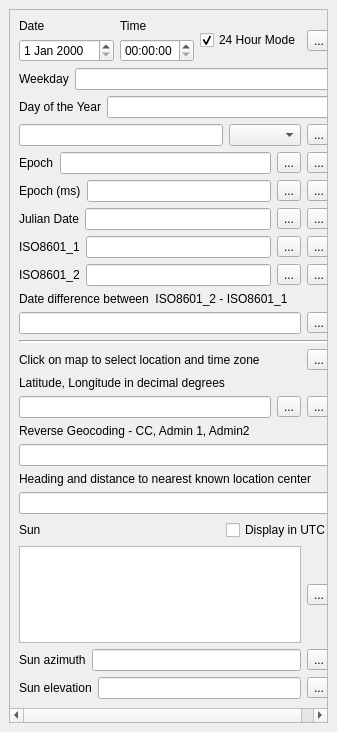
<?xml version="1.0" encoding="UTF-8"?>
<ui version="4.0">
 <class>DateTimeConverter</class>
 <widget class="QDockWidget" name="DateTimeConverter">
  <property name="geometry">
   <rect>
    <x>0</x>
    <y>0</y>
    <width>337</width>
    <height>732</height>
   </rect>
  </property>
  <property name="windowTitle">
   <string>Date/Time Conversion</string>
  </property>
  <widget class="QWidget" name="dockWidgetContents">
   <layout class="QVBoxLayout" name="verticalLayout">
    <item>
     <widget class="QScrollArea" name="scrollArea">
      <property name="widgetResizable">
       <bool>true</bool>
      </property>
      <widget class="QWidget" name="scrollAreaWidgetContents">
       <property name="geometry">
        <rect>
         <x>0</x>
         <y>0</y>
         <width>317</width>
         <height>690</height>
        </rect>
       </property>
       <layout class="QVBoxLayout" name="verticalLayout_3">
        <item>
         <layout class="QHBoxLayout" name="horizontalLayout_2">
          <item>
           <layout class="QVBoxLayout" name="verticalLayout_2">
            <item>
             <widget class="QLabel" name="label_3">
              <property name="text">
               <string>Date</string>
              </property>
             </widget>
            </item>
            <item>
             <widget class="QDateEdit" name="dateEdit"/>
            </item>
           </layout>
          </item>
          <item>
           <layout class="QVBoxLayout" name="verticalLayout_4">
            <item>
             <widget class="QLabel" name="label_6">
              <property name="text">
               <string>Time</string>
              </property>
             </widget>
            </item>
            <item>
             <widget class="QTimeEdit" name="timeEdit"/>
            </item>
           </layout>
          </item>
          <item>
           <widget class="QCheckBox" name="hourModeCheckBox">
            <property name="text">
             <string>24 Hour Mode</string>
            </property>
            <property name="checked">
             <bool>true</bool>
            </property>
           </widget>
          </item>
          <item>
           <widget class="QToolButton" name="currentDateTimeButton">
            <property name="toolTip">
             <string>Set to current date and time</string>
            </property>
            <property name="text">
             <string>...</string>
            </property>
           </widget>
          </item>
         </layout>
        </item>
        <item>
         <layout class="QHBoxLayout" name="horizontalLayout">
          <item>
           <widget class="QLabel" name="label">
            <property name="text">
             <string>Weekday</string>
            </property>
           </widget>
          </item>
          <item>
           <widget class="QLineEdit" name="dayOfWeekLineEdit">
            <property name="readOnly">
             <bool>true</bool>
            </property>
           </widget>
          </item>
         </layout>
        </item>
        <item>
         <layout class="QHBoxLayout" name="horizontalLayout_13">
          <item>
           <widget class="QLabel" name="label_11">
            <property name="text">
             <string>Day of the Year</string>
            </property>
           </widget>
          </item>
          <item>
           <widget class="QLineEdit" name="doyLineEdit">
            <property name="readOnly">
             <bool>true</bool>
            </property>
           </widget>
          </item>
         </layout>
        </item>
        <item>
         <layout class="QHBoxLayout" name="horizontalLayout_6">
          <item>
           <widget class="QLineEdit" name="timezoneOffsetLineEdit">
            <property name="text">
             <string/>
            </property>
            <property name="readOnly">
             <bool>true</bool>
            </property>
           </widget>
          </item>
          <item>
           <widget class="QComboBox" name="timezoneComboBox"/>
          </item>
          <item>
           <widget class="QToolButton" name="timezoneCopyButton">
            <property name="toolTip">
             <string>Copy to clipboard</string>
            </property>
            <property name="text">
             <string>...</string>
            </property>
           </widget>
          </item>
         </layout>
        </item>
        <item>
         <layout class="QHBoxLayout" name="horizontalLayout_3">
          <item>
           <widget class="QLabel" name="epochLabel">
            <property name="text">
             <string>Epoch</string>
            </property>
           </widget>
          </item>
          <item>
           <widget class="QLineEdit" name="epochLineEdit"/>
          </item>
          <item>
           <widget class="QToolButton" name="epochCommitButton">
            <property name="toolTip">
             <string>Accept Epoch time</string>
            </property>
            <property name="text">
             <string>...</string>
            </property>
           </widget>
          </item>
          <item>
           <widget class="QToolButton" name="epochCopyButton">
            <property name="toolTip">
             <string>Copy to clipboard</string>
            </property>
            <property name="text">
             <string>...</string>
            </property>
           </widget>
          </item>
         </layout>
        </item>
        <item>
         <layout class="QHBoxLayout" name="horizontalLayout_5">
          <item>
           <widget class="QLabel" name="epochmsLabel">
            <property name="text">
             <string>Epoch (ms)</string>
            </property>
           </widget>
          </item>
          <item>
           <widget class="QLineEdit" name="epochmsLineEdit"/>
          </item>
          <item>
           <widget class="QToolButton" name="epochmsCommitButton">
            <property name="toolTip">
             <string>Accept Epocms time</string>
            </property>
            <property name="text">
             <string>...</string>
            </property>
           </widget>
          </item>
          <item>
           <widget class="QToolButton" name="epochmsCopyButton">
            <property name="toolTip">
             <string>Copy to clipboard</string>
            </property>
            <property name="text">
             <string>...</string>
            </property>
           </widget>
          </item>
         </layout>
        </item>
        <item>
         <layout class="QHBoxLayout" name="horizontalLayout_9">
          <item>
           <widget class="QLabel" name="label_10">
            <property name="text">
             <string>Julian Date</string>
            </property>
           </widget>
          </item>
          <item>
           <widget class="QLineEdit" name="julienLineEdit"/>
          </item>
          <item>
           <widget class="QToolButton" name="julianCommitButton">
            <property name="toolTip">
             <string>Accept Julian date</string>
            </property>
            <property name="text">
             <string>...</string>
            </property>
           </widget>
          </item>
          <item>
           <widget class="QToolButton" name="julianCopyButton">
            <property name="toolTip">
             <string>Copy Julian date to clipboard</string>
            </property>
            <property name="text">
             <string>...</string>
            </property>
           </widget>
          </item>
         </layout>
        </item>
        <item>
         <layout class="QHBoxLayout" name="horizontalLayout_7">
          <item>
           <widget class="QLabel" name="iso8601Label">
            <property name="text">
             <string>ISO8601_1</string>
            </property>
           </widget>
          </item>
          <item>
           <widget class="QLineEdit" name="iso8601LineEdit"/>
          </item>
          <item>
           <widget class="QToolButton" name="iso8601CommitButton">
            <property name="toolTip">
             <string>Accept ISO8601 time</string>
            </property>
            <property name="text">
             <string>...</string>
            </property>
           </widget>
          </item>
          <item>
           <widget class="QToolButton" name="iso8601CopyButton">
            <property name="toolTip">
             <string>Copy to clipboard</string>
            </property>
            <property name="text">
             <string>...</string>
            </property>
           </widget>
          </item>
         </layout>
        </item>
        <item>
         <layout class="QHBoxLayout" name="horizontalLayout_16">
          <item>
           <widget class="QLabel" name="label_9">
            <property name="text">
             <string>ISO8601_2</string>
            </property>
           </widget>
          </item>
          <item>
           <widget class="QLineEdit" name="iso8601_2_LineEdit"/>
          </item>
          <item>
           <widget class="QToolButton" name="iso8601_2_CommitButton">
            <property name="text">
             <string>...</string>
            </property>
           </widget>
          </item>
          <item>
           <widget class="QToolButton" name="iso8601_2_CopyButton">
            <property name="toolTip">
             <string>Copy to clipboard</string>
            </property>
            <property name="text">
             <string>...</string>
            </property>
           </widget>
          </item>
         </layout>
        </item>
        <item>
         <widget class="QLabel" name="label_2">
          <property name="text">
           <string>Date difference between  ISO8601_2 - ISO8601_1</string>
          </property>
         </widget>
        </item>
        <item>
         <layout class="QHBoxLayout" name="horizontalLayout_8">
          <item>
           <widget class="QLineEdit" name="dtDeltaLineEdit"/>
          </item>
          <item>
           <widget class="QToolButton" name="dateDifferenceCopyButton">
            <property name="toolTip">
             <string>Copy to clipboard</string>
            </property>
            <property name="text">
             <string>...</string>
            </property>
           </widget>
          </item>
         </layout>
        </item>
        <item>
         <widget class="Line" name="line">
          <property name="lineWidth">
           <number>2</number>
          </property>
          <property name="orientation">
           <enum>Qt::Horizontal</enum>
          </property>
         </widget>
        </item>
        <item>
         <layout class="QHBoxLayout" name="horizontalLayout_4">
          <item>
           <widget class="QLabel" name="label_8">
            <property name="text">
             <string>Click on map to select location and time zone</string>
            </property>
           </widget>
          </item>
          <item>
           <widget class="QToolButton" name="coordCaptureButton">
            <property name="toolTip">
             <string>Capture coordinates by clicking on map</string>
            </property>
            <property name="text">
             <string>...</string>
            </property>
            <property name="checkable">
             <bool>true</bool>
            </property>
           </widget>
          </item>
         </layout>
        </item>
        <item>
         <widget class="QLabel" name="label_15">
          <property name="text">
           <string>Latitude, Longitude in decimal degrees</string>
          </property>
         </widget>
        </item>
        <item>
         <layout class="QHBoxLayout" name="horizontalLayout_12">
          <item>
           <widget class="QLineEdit" name="coordLineEdit"/>
          </item>
          <item>
           <widget class="QToolButton" name="coordCommitButton">
            <property name="toolTip">
             <string>Accept coordinate for timezone calculation</string>
            </property>
            <property name="text">
             <string>...</string>
            </property>
           </widget>
          </item>
          <item>
           <widget class="QToolButton" name="coordCopyButton">
            <property name="toolTip">
             <string>Copy to clipboard</string>
            </property>
            <property name="text">
             <string>...</string>
            </property>
           </widget>
          </item>
         </layout>
        </item>
        <item>
         <widget class="QLabel" name="label_13">
          <property name="text">
           <string>Reverse Geocoding - CC, Admin 1, Admin2</string>
          </property>
         </widget>
        </item>
        <item>
         <widget class="QLineEdit" name="reverseGeoLinedit"/>
        </item>
        <item>
         <widget class="QLabel" name="label_14">
          <property name="text">
           <string>Heading and distance to nearest known location center</string>
          </property>
         </widget>
        </item>
        <item>
         <widget class="QLineEdit" name="headingDistLineEdit"/>
        </item>
        <item>
         <layout class="QHBoxLayout" name="horizontalLayout_15">
          <item>
           <widget class="QLabel" name="label_4">
            <property name="text">
             <string>Sun</string>
            </property>
           </widget>
          </item>
          <item>
           <spacer name="horizontalSpacer">
            <property name="orientation">
             <enum>Qt::Horizontal</enum>
            </property>
            <property name="sizeHint" stdset="0">
             <size>
              <width>40</width>
              <height>20</height>
             </size>
            </property>
           </spacer>
          </item>
          <item>
           <widget class="QCheckBox" name="displaySunUtcCheckBox">
            <property name="text">
             <string>Display in UTC</string>
            </property>
           </widget>
          </item>
         </layout>
        </item>
        <item>
         <layout class="QHBoxLayout" name="horizontalLayout_10">
          <item>
           <widget class="QPlainTextEdit" name="sunTextEdit"/>
          </item>
          <item>
           <widget class="QToolButton" name="sunCopyButton">
            <property name="toolTip">
             <string>Copy to clipboard</string>
            </property>
            <property name="text">
             <string>...</string>
            </property>
           </widget>
          </item>
         </layout>
        </item>
        <item>
         <layout class="QHBoxLayout" name="horizontalLayout_11">
          <item>
           <widget class="QLabel" name="label_5">
            <property name="text">
             <string>Sun azimuth</string>
            </property>
           </widget>
          </item>
          <item>
           <widget class="QLineEdit" name="sunAzimuthLineEdit">
            <property name="readOnly">
             <bool>true</bool>
            </property>
           </widget>
          </item>
          <item>
           <widget class="QToolButton" name="sunAzimuthCopyButton">
            <property name="toolTip">
             <string>Copy to clipboard</string>
            </property>
            <property name="text">
             <string>...</string>
            </property>
           </widget>
          </item>
         </layout>
        </item>
        <item>
         <layout class="QHBoxLayout" name="horizontalLayout_14">
          <item>
           <widget class="QLabel" name="label_12">
            <property name="text">
             <string>Sun elevation</string>
            </property>
           </widget>
          </item>
          <item>
           <widget class="QLineEdit" name="sunElevationLineEdit"/>
          </item>
          <item>
           <widget class="QToolButton" name="sunElevationCopyButton">
            <property name="toolTip">
             <string>Copy to clipboard</string>
            </property>
            <property name="text">
             <string>...</string>
            </property>
           </widget>
          </item>
         </layout>
        </item>
       </layout>
      </widget>
     </widget>
    </item>
   </layout>
  </widget>
 </widget>
 <resources/>
 <connections/>
</ui>
